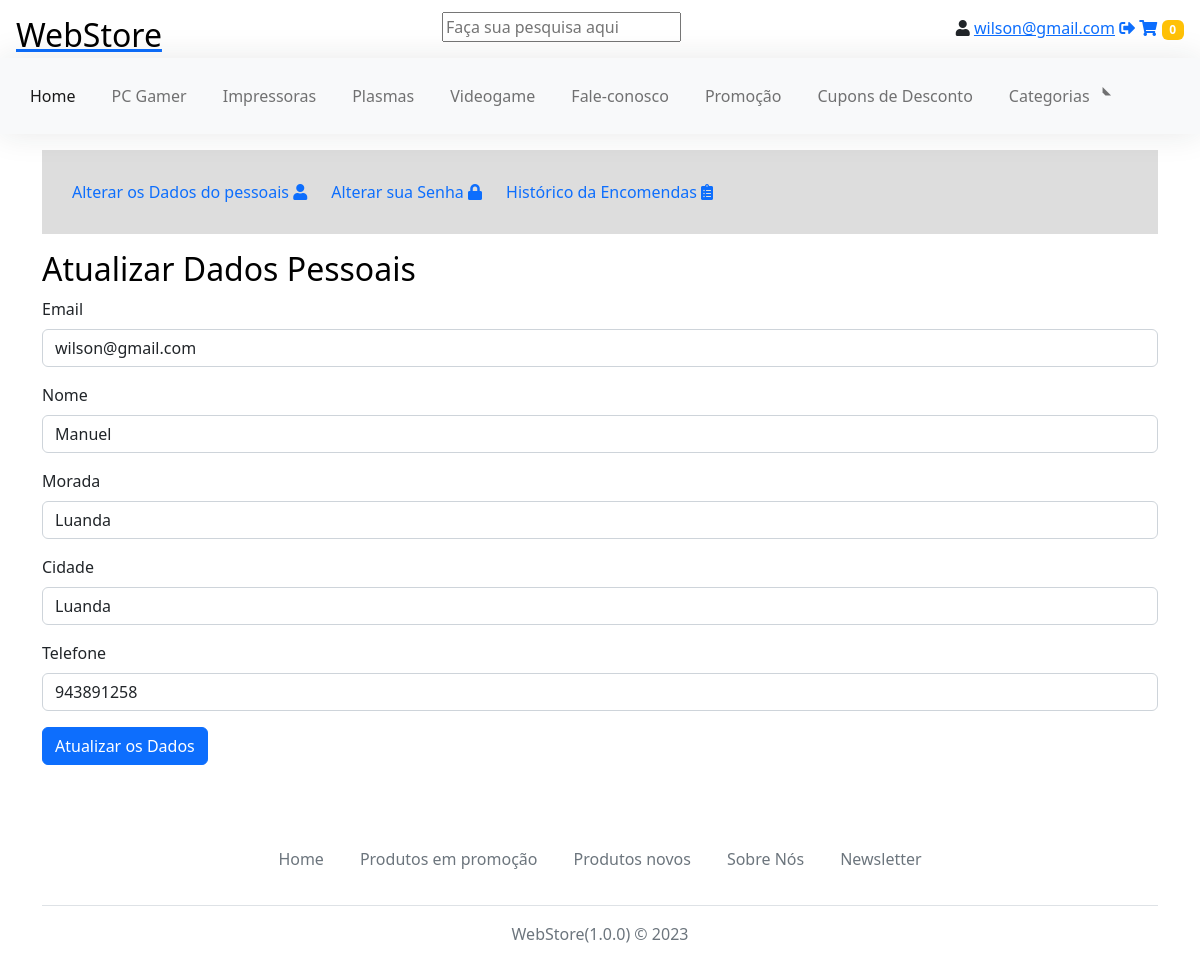
The app's page /public?loja=minha_conta (signed in) with its own data.
### tables this page shows
CREATE TABLE `clientes` (
  `id_cliente` int(12) NOT NULL,
  `email` varchar(150) DEFAULT NULL,
  `senha` varchar(150) DEFAULT NULL,
  `nome_completo` varchar(150) DEFAULT NULL,
  `morada` varchar(50) DEFAULT NULL,
  `cidade` varchar(50) DEFAULT NULL,
  `telefone` varchar(50) DEFAULT NULL,
  `purl` varchar(50) DEFAULT NULL,
  `ativo` tinyint(5) DEFAULT NULL,
  `created_at` datetime DEFAULT NULL,
  `updated_at` datetime DEFAULT NULL,
  `deleted_at` datetime DEFAULT NULL
);

### core/controller/Main.php (called while the page is built, shortened)
<?php
class Main
{
    public function perfil()
    {
        $cliente = new Clientes();
        $dados_cliente =  $cliente->buscar_dados_cliente($_SESSION['cliente']);
        $dados = [
            'dados_cliente' => $dados_cliente
        ];
        Store::Layout([
            "layouts/html_header",
            "layouts/header",
            "perfil",
            "layouts/footer",
            "layouts/html_footer",
        ], $dados);
    }
}

### core/rotas.php (called while the page is built, shortened)
<?php
$rotas =  [
    'loja' => 'main@loja',
    'novo_cliente' => 'main@novo_cliente',
    'criar_cliente' => 'main@criar_cliente',
    'confirmar_email' => 'main@confirmar_email',
    'login' => 'main@login',
    'login_submit' => 'main@login_submit',
    'logout' => 'main@logout',
    'minha_conta' => 'main@perfil',
    'alterar_dados_perfil' => 'main@alterar_dados_perfil',
    'historico_encomendas'=> 'main@historico_encomendas',
    'detalhes_encomenda' => 'main@detalhes_encomenda',
    'apagar_carrinho' => 'Carrinho@apagar_carrinho',
    'carrinho' => 'Carrinho@carrinho',
    'adicionar_carrinho' => 'Carrinho@adicionar_carrinho',
    'eliminar_produto_carrinho' => 'Carrinho@eliminar_produto_carrinho',
    'finalizar_encomenda' => 'Carrinho@finalizar_encomenda',
    'finalizar_encomenda_resumo' => 'Carrinho@finalizar_encomenda_resumo',
    'confirmar_encomenda' => 'Carrinho@confirmar_encomenda',
    'morada_altenativa' => 'Carrinho@morada_altenativa',
    'alterar_quantidade_carrinho' => 'Carrinho@alterar_quantidade_carrinho'
];
$acao = "loja";
if(isset($_GET['loja'])) {
    if (!key_exists($_GET['loja'],$rotas)) {
        $acao = "loja";
    } else {
        $acao = $_GET['loja'];
    }
}
$partes = explode("@", $rotas[$acao]);
$metodo = $partes[1];
$ctr = new $controlador();
$ctr->$metodo();

### public/index.php (called while the page is built, shortened)
<?php
require_once("../core/rotas.php");
?>

### core/models/Clientes.php (called while the page is built, shortened)
<?php
class Clientes
{
    public function buscar_dados_cliente($id_cliente) {
      $parametros = [
        ":id_cliente" => $id_cliente
      ];
      $bd = new Database();
      $resultados = $bd->select("SELECT
       email,
       nome_completo,
       morada,
       cidade,
       telefone
       FROM clientes WHERE id_cliente = :id_cliente",$parametros);
      return $resultados[0];
    }
}

### core/classes/Database.php (called while the page is built, shortened)
<?php
class Database {
    private $ligacao;
    private function ligar() {
        $this->ligacao = new PDO(
            'mysql:'.
            'host='.MYSQL_SERVER.';'.
            'dbname='.MYSQL_DATABASE.';'.
            'charset='.MYSQL_CHARSET,
            MYSQL_USER,
            MYSQL_PASS,
            array(PDO::ATTR_PERSISTENT => true)
        );
        $this->ligacao->setAttribute(PDO::ATTR_ERRMODE, PDO::ERRMODE_WARNING);
    }
    private function desligar() {
        $this->ligacao = null;
    }
    public function select($sql, $parametros = null) {
        $sql = trim($sql);
        $resultados = null;
        try {
        if (!empty($parametros)) {
            $executar = $this->ligacao->prepare($sql);
            $executar->execute($parametros);
            $resultados = $executar->fetchAll(PDO::FETCH_CLASS);
        } else {
            $executar = $this->ligacao->prepare($sql);
            $executar->execute();
            $resultados = $executar->fetchAll(PDO::FETCH_CLASS);
        }
        } catch (PDOException $e) {
           return false;
        }
        return $resultados;
    }
}

### core/views/perfil.php (the view, shortened to what this page needs)
<head>
</head>
<div class="container">
    <ul class="lista">
        <li><a href="#" onclick="alterar_menu('1')">Alterar os Dados do pessoais <i class="fas fa-user"></i></a></li>
        <li><a href="#" onclick="alterar_menu('2')">Alterar sua Senha <i class="fas fa-lock"></i></a></li>
        <li><a href="?loja=historico_encomendas">Histórico da Encomendas <i class="fas fa-clipboard-list"></i></a></li>
    </ul>
    <div class="principal">
        <div class="dados" id="dados">
            <h2>Atualizar Dados Pessoais</h2>
            <form method="POST" action="?loja=alterar_dados_perfil&acao=alterar_dados">
                <div class="mb-3">
                    <label for="exampleInputEmail1" class="form-label">Email</label>
                    <input type="text" name="email" class="form-control" value="<?= $dados_cliente->email ?>">
                </div>
                <div class="mb-3">
                    <label for="exampleInputEmail1" class="form-label">Nome</label>
                    <input type="text" name="nome" class="form-control" value="<?= $dados_cliente->nome_completo ?>">
                </div>
                <div class="mb-3">
                    <label for="exampleInputEmail1" class="form-label">Morada</label>
                    <input type="text" name="morada" class="form-control" value="<?= $dados_cliente->morada ?>">
                </div>
                <div class="mb-3">
                    <label for="exampleInputEmail1" class="form-label">Cidade</label>
                    <input type="text" name="cidade" class="form-control" value="<?= $dados_cliente->cidade ?>">
                </div>
                <div class="mb-3">
                    <label for="exampleInputEmail1" class="form-label">Telefone</label>
                    <input type="text" name="telefone" class="form-control" value="<?= $dados_cliente->telefone ?>">
                </div>
                <button type="submit" class="btn btn-primary">Atualizar os Dados</button>
            </form> <br>
        </div>
    </div>
</div>

### core/classes/Store.php (shortened to what this page needs)
<?php
Class Store {
    public static function Layout($estruturas, $dados = null) {
         foreach ($estruturas as $estrutura) {
             include_once("../core/views/$estrutura.php");
         }
    }
}
?>

### core/views/perfil.php (style rules this page uses)
.principal { max-width: 1600px; }
ul.lista { width: 100%; background-color: #ddd; padding: 20px; }
ul li { display: inline-block; margin: 10px; list-style: none; }
ul.lista li a { text-decoration: none; }

### records on screen
clientes: email "wilson@gmail.com", nome "Manuel", morada "Luanda", cidade "Luanda", telefone "943891258"
